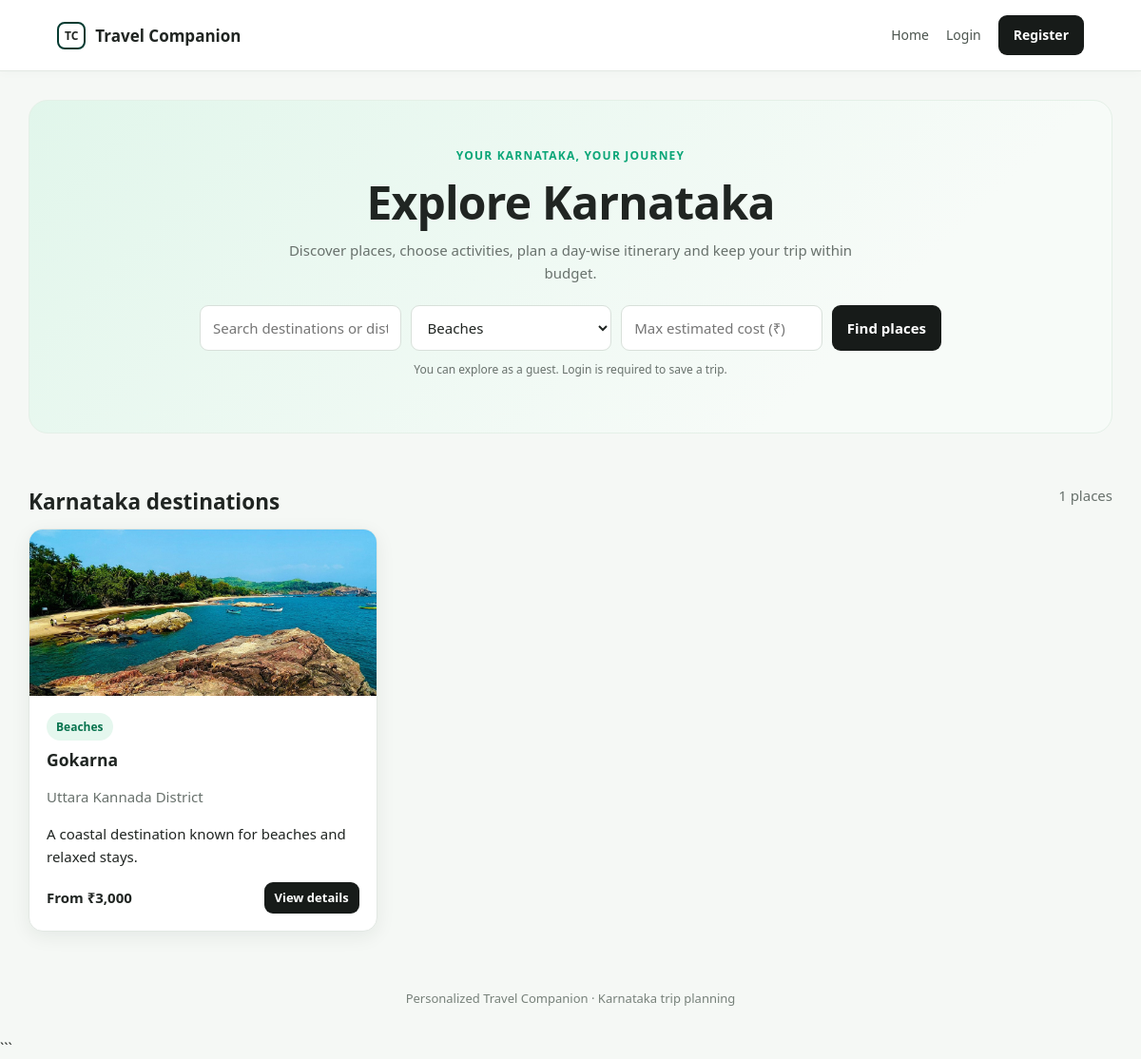
The app's page /index.php?category=4 with its own data.
### tables this page shows
CREATE TABLE IF NOT EXISTS destinations (
    id INT AUTO_INCREMENT PRIMARY KEY,
    name VARCHAR(120) NOT NULL,
    district VARCHAR(100) NOT NULL,
    category_id INT NULL,
    description TEXT,
    image_url VARCHAR(500) DEFAULT '',
    estimated_cost DECIMAL(10,2) NOT NULL DEFAULT 0,
    FOREIGN KEY (category_id)
        REFERENCES categories(id)
        ON DELETE SET NULL
);

CREATE TABLE IF NOT EXISTS categories (
    id INT AUTO_INCREMENT PRIMARY KEY,
    name VARCHAR(80) NOT NULL UNIQUE
);

### config.php (called while the page is built, shortened)
<?php
function e(?string $value): string {
    return htmlspecialchars($value ?? '', ENT_QUOTES, 'UTF-8');
}

### index.php (the view, shortened to what this page needs)
<?php
require 'config.php';
$q = trim($_GET['q'] ?? '');
$category = (int)($_GET['category'] ?? 0);
$minBudget = trim($_GET['budget'] ?? '');
$sql = "SELECT d.*, c.name AS category_name
        FROM destinations d
        LEFT JOIN categories c ON c.id = d.category_id
        WHERE 1=1";
$params = [];
if ($category > 0) {
    $sql .= " AND d.category_id = ?";
    $params[] = $category;
}
$sql .= " ORDER BY d.name";
$stmt = $pdo->prepare($sql);
$stmt->execute($params);
$destinations = $stmt->fetchAll();
$categories = $pdo->query(
    "SELECT * FROM categories ORDER BY name"
)->fetchAll();
require 'header.php';
?>
<section class="hero">
    <div class="eyebrow">
        Your Karnataka, your journey
    </div>
    <h1>Explore Karnataka</h1>
    <p>
        Discover places, choose activities, plan a day-wise
        itinerary and keep your trip within budget.
    </p>
    <form class="searchbox" method="get" action="index.php">
        <input
            name="q"
            placeholder="Search destinations or districts"
            value="<?= e($q) ?>"
        >
        <select name="category">
            <?php foreach ($categories as $c): ?>
                <option
                    value="<?= $c['id'] ?>"
                    <?= $category === (int)$c['id'] ? 'selected' : '' ?>
                >
                    <?= e($c['name']) ?>
                </option>
            <?php endforeach; ?>
        </select>
        <input
            type="number"
            min="0"
            step="100"
            name="budget"
            placeholder="Max estimated cost (₹)"
            value="<?= e($minBudget) ?>"
        >
        <button class="btn">Find places</button>
    </form>
    <p class="smalltext">
        You can explore as a guest. Login is required to save a trip.
    </p>
</section>
<div class="between">
    <h2>Karnataka destinations</h2>
    <span class="muted">
        <?= count($destinations) ?> places
    </span>
</div>
<div class="grid">
    <?php foreach ($destinations as $d): ?>
        <article class="card destination">
            <?php if (!empty($d['image_url'])): ?>
                <img
                    src="<?= e($d['image_url']) ?>"
                    alt="<?= e($d['name']) ?>"
                    loading="lazy"
                >
            <?php else: ?>
                <div style="height: 165px; background: #e8eee9;"></div>
            <?php endif; ?>
            <div class="body">
                <span class="tag">
                    <?= e($d['category_name'] ?? 'Explore') ?>
                </span>
                <h3><?= e($d['name']) ?></h3>
                <p class="muted">
                    <?= e($d['district']) ?> District
                </p>
                <p>
                    <?= e(
                        mb_strimwidth(
                            $d['description'] ?? '',
                            0,
                            125,
                            '…'
                        )
                    ) ?>
                </p>
                <div class="between">
                    <strong>
                        From ₹<?= number_format((float)$d['estimated_cost']) ?>
                    </strong>
                    <a
                        class="btn small"
                        href="destination.php?id=<?= (int)$d['id'] ?>"
                    >
                        View details
                    </a>
                </div>
            </div>
        </article>
    <?php endforeach; ?>
</div>
<?php require 'footer.php'; ?>

### assets/style.css (style rules this page uses)
* { box-sizing: border-box; }
:root { --green: #0ca678; --mint: #36d9a4; --deep: #063b31; --ink: #202522; --muted: #68716c; --paper: #f5f8f5; --line: #e2e8e3; --white: #ffffff; --soft-green: #e5f7ee; --shadow: 0 5px 20px rgba(16, 43, 23, 0.07); --shadow-hover: 0 10px 28px rgba(16, 43, 23, 0.12); }
html { scroll-behavior: smooth; }
body { margin: 0; background: var(--paper); font: 15px/1.6 system-ui, -apple-system, "Segoe UI", sans-serif; color: var(--ink); }
a { color: var(--deep); text-decoration: none; }
img { max-width: 100%; }
.nav-cta, .btn { background: #171b19; color: white; border: 0; border-radius: 9px; padding: 10px 16px; display: inline-block; cursor: pointer; font: inherit; font-weight: 650; text-align: center; transition: background 0.2s ease, transform 0.2s ease, box-shadow 0.2s ease; }
.btn.small { padding: 6px 11px; font-size: 13px; }
h1, h2, h3 { line-height: 1.25; color: var(--ink); }
h2 { margin-top: 28px; margin-bottom: 14px; }
.muted { color: var(--muted); }
.hero { text-align: center; padding: 48px 24px 34px; background: linear-gradient(135deg, #e1f6eb, #f7fbf8 75%); border: 1px solid #e4f0e7; border-radius: 20px; margin-bottom: 30px; }
.eyebrow { color: var(--green); font-weight: 800; text-transform: uppercase; letter-spacing: 1.2px; font-size: 12px; }
.hero h1 { font-size: clamp(30px, 4vw, 48px); line-height: 1.12; margin: 12px 0; letter-spacing: -0.8px; }
.hero p { color: var(--muted); max-width: 650px; margin: 0 auto 22px; }
.searchbox { display: flex; max-width: 780px; margin: 20px auto 10px; gap: 10px; flex-wrap: wrap; }
.searchbox input, .searchbox select { flex: 1; min-width: 140px; }
.grid { display: grid; grid-template-columns: repeat(3, minmax(0, 1fr)); gap: 20px; }
.card { background: var(--white); border: 1px solid var(--line); border-radius: 15px; padding: 20px; box-shadow: var(--shadow); transition: box-shadow 0.22s ease, border-color 0.22s ease; }
.destination { padding: 0; overflow: hidden; }
.destination img { width: 100%; height: 175px; object-fit: cover; background: #e8eee9; display: block; transition: transform 0.35s ease; }
.destination .body { padding: 18px; }
.destination .body h3 { margin-top: 10px; margin-bottom: 8px; }
.tag { display: inline-block; background: var(--soft-green); color: #08734e; padding: 5px 10px; border-radius: 20px; font-size: 12px; font-weight: 700; }
.between { display: flex; justify-content: space-between; align-items: center; gap: 12px; flex-wrap: wrap; }
input, select, textarea { font: inherit; padding: 11px 13px; border: 1px solid #d8e0da; border-radius: 9px; background: var(--white); width: 100%; min-width: 0; color: var(--ink); transition: border-color 0.2s ease, box-shadow 0.2s ease; }
.smalltext { font-size: 12px; color: var(--muted); }

### records on screen
destinations: image_url+name (picture), category.name "Beaches", name "Gokarna", district "Uttara Kannada", description "A coastal destination known for beaches and relaxed stays.", estimated_cost "3,000"

### other values on screen
count($destinations) "1"
form field category "Beaches"
